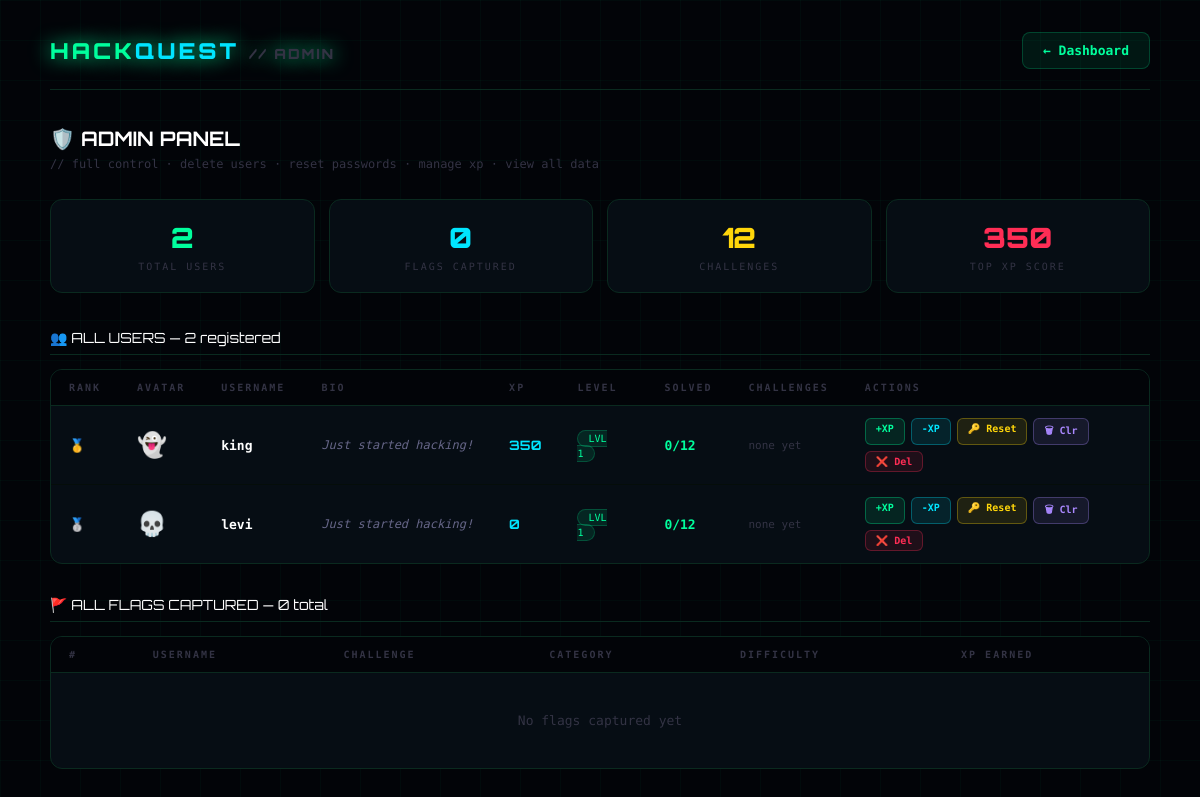
The page /admin (signed in) on the database its author committed.
### tables this page shows
CREATE TABLE users (
        id       INTEGER PRIMARY KEY AUTOINCREMENT,
        username TEXT UNIQUE NOT NULL,
        password TEXT NOT NULL,
        xp       INTEGER DEFAULT 0,
        avatar   TEXT DEFAULT '😎',
        bio      TEXT DEFAULT 'Just started hacking!'
    );

### app.py (the view)
@app.route("/admin")
def admin():
    if "user" not in session: return redirect("/login")
    if session["user"] != ADMIN_USERNAME: return redirect("/dashboard")
    conn = sqlite3.connect(DB)
    c = conn.cursor()
    c.execute("SELECT username, xp, avatar, bio FROM users ORDER BY xp DESC")
    users = c.fetchall()
    c.execute("SELECT s.username, s.challenge_id FROM solved s ORDER BY s.username")
    solved_rows = c.fetchall()
    conn.close()
    return render_template("admin.html", users=users, solved_rows=solved_rows, challenges=challenges)

### templates/admin.html (shortened to what this page needs)
<!DOCTYPE html>
<html>
<head>
</head>
<body>
<div class="wrapper">
    <div class="topbar">
        <div class="logo">HACK<span>QUEST</span> <span style="font-size:14px;color:#334;letter-spacing:2px">// ADMIN</span></div>
        <a href="/dashboard" class="btn">← Dashboard</a>
    </div>
    <h2>🛡️ ADMIN PANEL</h2>
    <p class="sub">// full control · delete users · reset passwords · manage xp · view all data</p>
    <div class="stats">
        <div class="stat-card">
            <div class="stat-val" style="color:var(--green)">{{ users|length }}</div>
            <div class="stat-label">Total Users</div>
        </div>
        <div class="stat-card">
            <div class="stat-val" style="color:var(--cyan)">{{ solved_rows|length }}</div>
            <div class="stat-label">Flags Captured</div>
        </div>
        <div class="stat-card">
            <div class="stat-val" style="color:var(--yellow)">{{ challenges|length }}</div>
            <div class="stat-label">Challenges</div>
        </div>
        <div class="stat-card">
            <div class="stat-val" style="color:var(--red)">
                {% if users %}{{ users[0][1] }}{% else %}0{% endif %}
            </div>
            <div class="stat-label">Top XP Score</div>
        </div>
    </div>
    <div class="section-title">👥 ALL USERS — {{ users|length }} registered</div>
    <div class="table-wrap">
        <table>
            <thead>
                <tr>
                    <th>Rank</th>
                    <th>Avatar</th>
                    <th>Username</th>
                    <th>Bio</th>
                    <th>XP</th>
                    <th>Level</th>
                    <th>Solved</th>
                    <th>Challenges</th>
                    <th>Actions</th>
                </tr>
            </thead>
            <tbody>
                {% for u in users %}
                {% set u_solved = solved_rows | selectattr('0', 'equalto', u[0]) | list %}
                <tr class="rank-{{ loop.index }}">
                    <td style="font-family:'Orbitron',monospace; font-weight:900">
                        {% if loop.index == 1 %}🥇
                        {% elif loop.index == 2 %}🥈
                        {% elif loop.index == 3 %}🥉
                        {% else %}#{{ loop.index }}{% endif %}
                    </td>
                    <td style="font-size:24px">{{ u[2] }}</td>
                    <td style="color:#fff; font-weight:bold">{{ u[0] }}</td>
                    <td><div class="bio-text" title="{{ u[3] }}">{{ u[3] if u[3] else '—' }}</div></td>
                    <td><span class="xp-val">{{ u[1] }}</span></td>
                    <td><span class="badge">LVL {{ (u[1]//500)+1 }}</span></td>
                    <td><span class="solved-val">{{ u_solved|length }}/{{ challenges|length }}</span></td>
                    <td>
                        <div class="solved-pills">
                            {% if u_solved|length == 0 %}
                                <span style="color:#334; font-size:11px">none yet</span>
                            {% endif %}
                        </div>
                    </td>
                    <td>
                        <div class="actions">
                            <a href="/admin/addxp/{{ u[0] }}/100" class="act-btn btn-addxp" title="Add 100 XP">+XP</a>
                            <a href="/admin/removexp/{{ u[0] }}/100" class="act-btn btn-removexp" title="Remove 100 XP">-XP</a>
                            <a href="/admin/reset/{{ u[0] }}" class="act-btn btn-reset" title="Reset password to hackquest123">🔑 Reset</a>
                            <a href="/admin/clearsolved/{{ u[0] }}" class="act-btn btn-clear" onclick="return confirm('Clear all solved challenges for {{ u[0] }}?')" title="Clear solved challenges">🗑 Clr</a>
                            <a href="/admin/delete/{{ u[0] }}" class="act-btn btn-delete" onclick="return confirm('DELETE user {{ u[0] }}? This cannot be undone!')" title="Delete user">❌ Del</a>
                        </div>
                    </td>
                </tr>
                {% endfor %}
            </tbody>
        </table>
    </div>
    <div class="section-title">🚩 ALL FLAGS CAPTURED — {{ solved_rows|length }} total</div>
    <div class="table-wrap">
        <table>
            <thead>
                <tr>
                    <th>#</th>
                    <th>Username</th>
                    <th>Challenge</th>
                    <th>Category</th>
                    <th>Difficulty</th>
                    <th>XP Earned</th>
                </tr>
            </thead>
            <tbody>
                {% if solved_rows|length == 0 %}
                <tr><td colspan="6" style="text-align:center; color:#334; padding:40px">No flags captured yet</td></tr>
                {% endif %}
            </tbody>
        </table>
    </div>
</div>
</body>
</html>

### templates/admin.html (style rules this page uses)
:root { --green:#00ff9d; --cyan:#00e5ff; --red:#ff2d55; --yellow:#ffd60a; --bg:#020408; --card:#060d14; --border:#0a2a1f; }
* { margin:0; padding:0; box-sizing:border-box; }
body { background:var(--bg); color:var(--green); font-family:'Share Tech Mono',monospace; padding:32px 24px; }
body::before { content:''; position:fixed; inset:0; background-image:linear-gradient(rgba(0,255,157,0.03) 1px,transparent 1px),linear-gradient(90deg,rgba(0,255,157,0.03) 1px,transparent 1px); background-size:40px 40px; pointer-events:none; z-index:0; }
.wrapper { position:relative; z-index:1; max-width:1100px; margin:0 auto; animation:fadeUp 0.4s ease both; }
.topbar { display:flex; justify-content:space-between; align-items:center; margin-bottom:36px; padding-bottom:20px; border-bottom:1px solid var(--border); }
.logo { font-family:'Orbitron',monospace; font-size:22px; font-weight:900; letter-spacing:3px; text-shadow:0 0 20px var(--green); }
.logo span { color:var(--cyan); }
.btn { padding:10px 20px; border-radius:8px; text-decoration:none; font-family:'Share Tech Mono',monospace; font-size:13px; font-weight:bold; background:rgba(0,255,157,0.08); border:1px solid rgba(0,255,157,0.2); color:var(--green); }
h2 { font-family:'Orbitron',monospace; font-size:20px; color:#fff; margin-bottom:6px; }
.sub { color:#334; font-size:12px; margin-bottom:28px; }
.stats { display:grid; grid-template-columns:repeat(4,1fr); gap:14px; margin-bottom:36px; }
.stat-card { background:var(--card); border:1px solid var(--border); border-radius:12px; padding:20px; text-align:center; }
.stat-val { font-family:'Orbitron',monospace; font-size:28px; font-weight:900; }
.stat-label { font-size:10px; color:#334; letter-spacing:2px; text-transform:uppercase; margin-top:6px; }
.section-title { font-family:'Orbitron',monospace; font-size:14px; color:#fff; margin-bottom:14px; padding-bottom:8px; border-bottom:1px solid var(--border); }
.table-wrap { background:var(--card); border:1px solid var(--border); border-radius:12px; overflow:hidden; margin-bottom:32px; overflow-x:auto; }
table { width:100%; border-collapse:collapse; min-width:900px; }
th { background:#020408; color:#334; font-size:10px; letter-spacing:2px; text-transform:uppercase; padding:12px 18px; text-align:left; border-bottom:1px solid var(--border); white-space:nowrap; }
td { padding:12px 18px; font-size:13px; border-bottom:1px solid #050d0a; color:#aaa; vertical-align:middle; }
tr:last-child td { border-bottom:none; }
.rank-1 td:first-child { color:var(--yellow); }
.rank-2 td:first-child { color:#aaa; }
.xp-val { color:var(--cyan); font-weight:bold; font-family:'Orbitron',monospace; }
.solved-val { color:var(--green); font-weight:bold; }
.bio-text { color:#668; font-size:12px; font-style:italic; max-width:160px; overflow:hidden; text-overflow:ellipsis; white-space:nowrap; }
.solved-pills { display:flex; flex-wrap:wrap; gap:4px; max-width:200px; }
.actions { display:flex; gap:6px; flex-wrap:wrap; }
.act-btn { font-size:10px; padding:4px 10px; border-radius:6px; text-decoration:none; font-family:'Share Tech Mono',monospace; font-weight:bold; cursor:pointer; border:none; transition:all 0.2s; white-space:nowrap; }
.btn-reset { color:var(--yellow); background:rgba(255,214,10,0.1); border:1px solid rgba(255,214,10,0.3); }
.btn-delete { color:var(--red); background:rgba(255,45,85,0.1); border:1px solid rgba(255,45,85,0.3); }
.btn-addxp { color:var(--green); background:rgba(0,255,157,0.1); border:1px solid rgba(0,255,157,0.3); }
.btn-removexp { color:var(--cyan); background:rgba(0,229,255,0.1); border:1px solid rgba(0,229,255,0.3); }
.btn-clear { color:#aa88ff; background:rgba(170,136,255,0.1); border:1px solid rgba(170,136,255,0.3); }
.badge { font-size:10px; padding:2px 10px; border-radius:20px; color:var(--green); background:rgba(0,255,157,0.1); border:1px solid rgba(0,255,157,0.2); }

### rows shown on the page
users: xp "350", avatar "👻", username "king", bio "Just started hacking!", (u[1]//500)+1 "1", u_solved "0", challenges "12"
users: avatar "💀", username "levi", bio "Just started hacking!", xp "0", (u[1]//500)+1 "1", u_solved "0", challenges "12"

### other values the page prints
{{ users|length }} "2"
{{ solved_rows|length }} "0"
{{ challenges|length }} "12"
